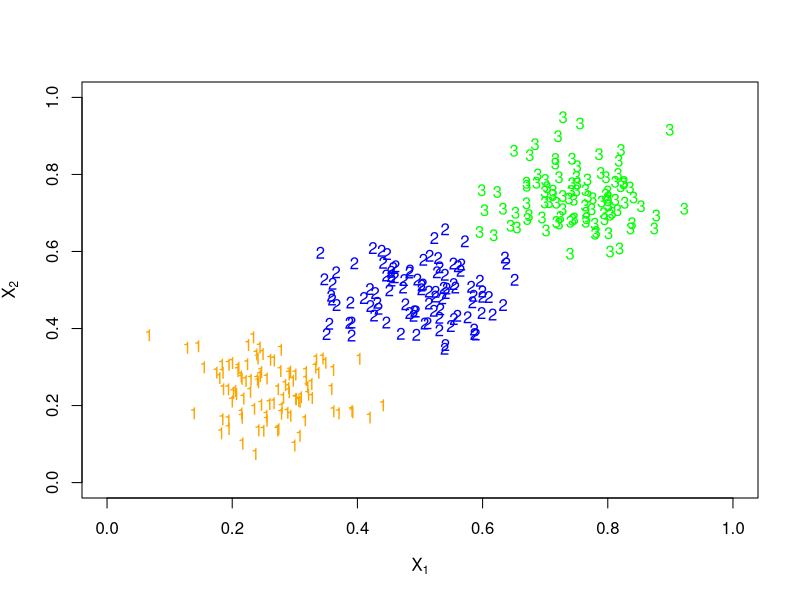
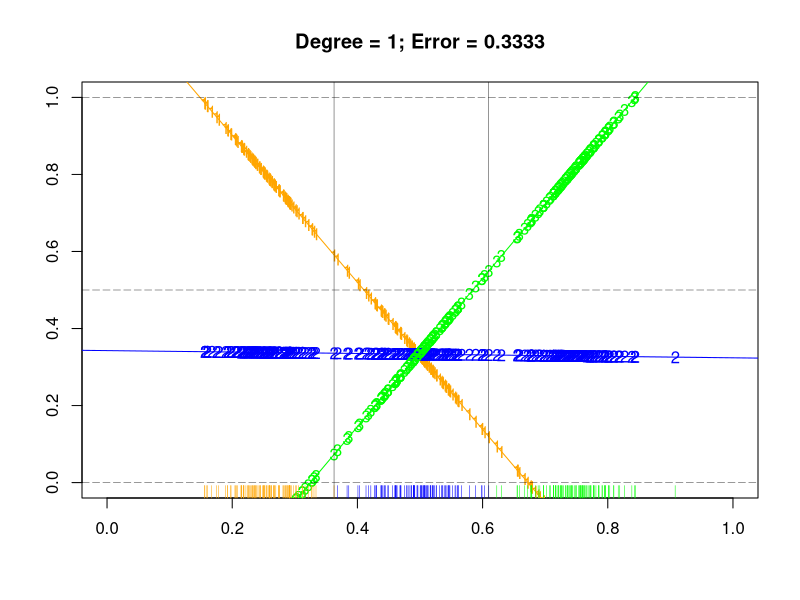
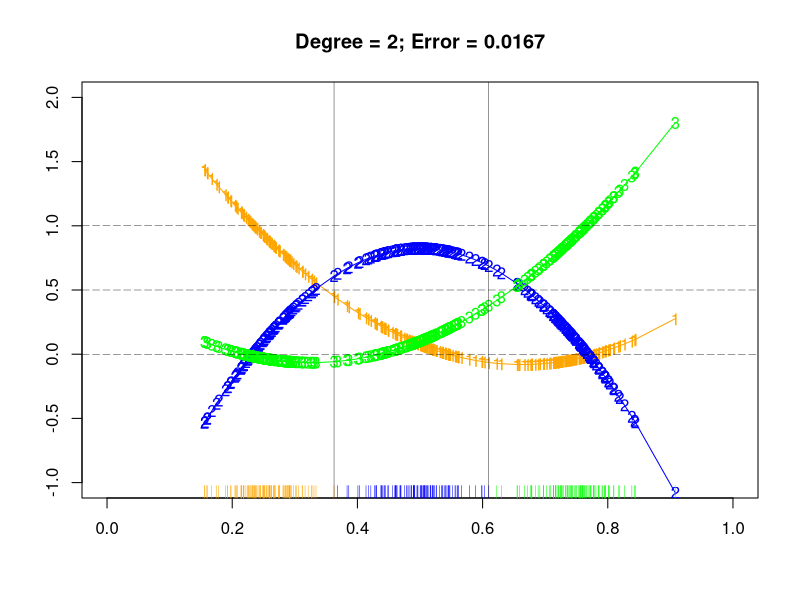

The R script that drew these images, in order:
## ##############################################################################################
## file LDA/sim-fig-4-2.R
## copyright (C) 2018 Lijun Wang <szcfweiya@gamil.com>
##
## This program is to simulate figure 4.2 in the book called The Elements of Statistical Learning.
## You also can found the translated documents from https://esl.hohoweiya.xyz
##
## #############################################################################################

## generate data and reproduce figure 4.2
mu = c(0.25, 0.5, 0.75)
sigma = 0.005*matrix(c(1, 0,
                 0, 1), 2, 2)
library(MASS)
set.seed(1650)
N = 100
X1 = mvrnorm(n = N, c(mu[1], mu[1]), Sigma = sigma)
X2 = mvrnorm(n = N, c(mu[2], mu[2]), Sigma = sigma)
X3 = mvrnorm(n = N, c(mu[3], mu[3]), Sigma = sigma)
X = rbind(X1, X2, X3)

png("reproduce-fig-4-2.png")
plot(X1[,1],X1[,2],col="orange", xlim = c(0,1),ylim = c(0,1), pch="1",
     xlab = expression(X[1]), ylab = expression(X[2]))
points(X2[,1],X2[,2],col="blue", pch="2")
points(X3[,1],X3[,2],col="green", pch="3")
dev.off()

## project X onto the line joining the three centroids
X.proj = rowMeans(X) # if necessary, multiply sqrt 2
## fit as in figure 4.3
## consider orange
Y1 = c(rep(1, N), rep(0, N*2))
## blue
Y2 = c(rep(0, N), rep(1, N), rep(0, N))
## green
Y3 = c(rep(0, N), rep(0, N), rep(1, N))
## regression
m1 = lm(Y1~X.proj)
pred1 = as.numeric(fitted(m1)[order(X.proj)])
m2 = lm(Y2~X.proj)
pred2 = as.numeric(fitted(m2)[order(X.proj)])
m3 = lm(Y3~X.proj)
pred3 = as.numeric(fitted(m3)[order(X.proj)])
c1 = which(pred1 <= pred2)[1] 
c2 = min(which(pred3 > pred2)) 
# class 1: 1 ~ c1
# class 2: c1+1 ~ c2
# class 3: c2+1 ~ end
# actually, c1 = c2
err1 = (abs(c2 - 2*N) + abs(c1 - N))/(3*N)

## reproduce figure 4.3 left
png("reproduce-fig-4-3l.png")
plot(0, 0, type = "n", 
     xlim = c(0, 1), ylim = c(0,1), xlab = "", ylab = "",
     main = paste0("Degree = 1; Error = ", round(err1, digits = 4)))
abline(coef(m1), col = "orange")
abline(coef(m2), col = "blue")
abline(coef(m3), col = "green")
points(X.proj, fitted(m1), pch="1", col="orange")
points(X.proj, fitted(m2), pch = "2", col = "blue")
points(X.proj, fitted(m3), pch = "3", col = "green")
rug(X.proj[1:N], col = "orange")
rug(X.proj[(N+1):(2*N)], col = "blue")
rug(X.proj[(2*N+1):(3*N)], col = "green")
abline(h=c(0.0, 0.5, 1.0), lty=5, lwd = 0.4)
abline(v=c(sort(X.proj)[N], sort(X.proj)[N*2]), lwd = 0.4)
dev.off()

## polynomial regression
pm1 = lm(Y1~X.proj+I(X.proj^2))
pm2 = lm(Y2~X.proj+I(X.proj^2))
pm3 = lm(Y3~X.proj+I(X.proj^2))
## error rate for figure 4.3 right
pred21 = as.numeric(fitted(pm1)[order(X.proj)])
pred22 = as.numeric(fitted(pm2)[order(X.proj)])
pred23 = as.numeric(fitted(pm3)[order(X.proj)])
c1 = which(pred21 <= pred22)[1] - 1
c2 = max(which(pred23 <= pred22)) 
# class 1: 1 ~ c1
# class 2: c1+1 ~ c2
# class 3: c2+1 ~ end
err2 = (abs(c2 - 2*N) + abs(c1 - N))/(3*N)

## reproduce figure 4.3 right
png("reproduce-fig-4-3r.png")
plot(0, 0, type = "n", 
     xlim = c(0, 1), ylim = c(-1,2), xlab = "", ylab = "",
     main = paste0("Degree = 2; Error = ", round(err2, digits = 4)))
lines(sort(X.proj), fitted(pm1)[order(X.proj)], col="orange", type = "o", pch = "1")
lines(sort(X.proj), fitted(pm2)[order(X.proj)], col="blue", type = "o", pch = "2")
lines(sort(X.proj), fitted(pm3)[order(X.proj)], col="green", type = "o", pch = "3")
abline(h=c(0.0, 0.5, 1.0), lty=5, lwd = 0.4)
## add rug
rug(X.proj[1:N], col = "orange")
rug(X.proj[(N+1):(2*N)], col = "blue")
rug(X.proj[(2*N+1):(3*N)], col = "green")
abline(v=c(sort(X.proj)[N], sort(X.proj)[N*2]), lwd = 0.4)
dev.off()
